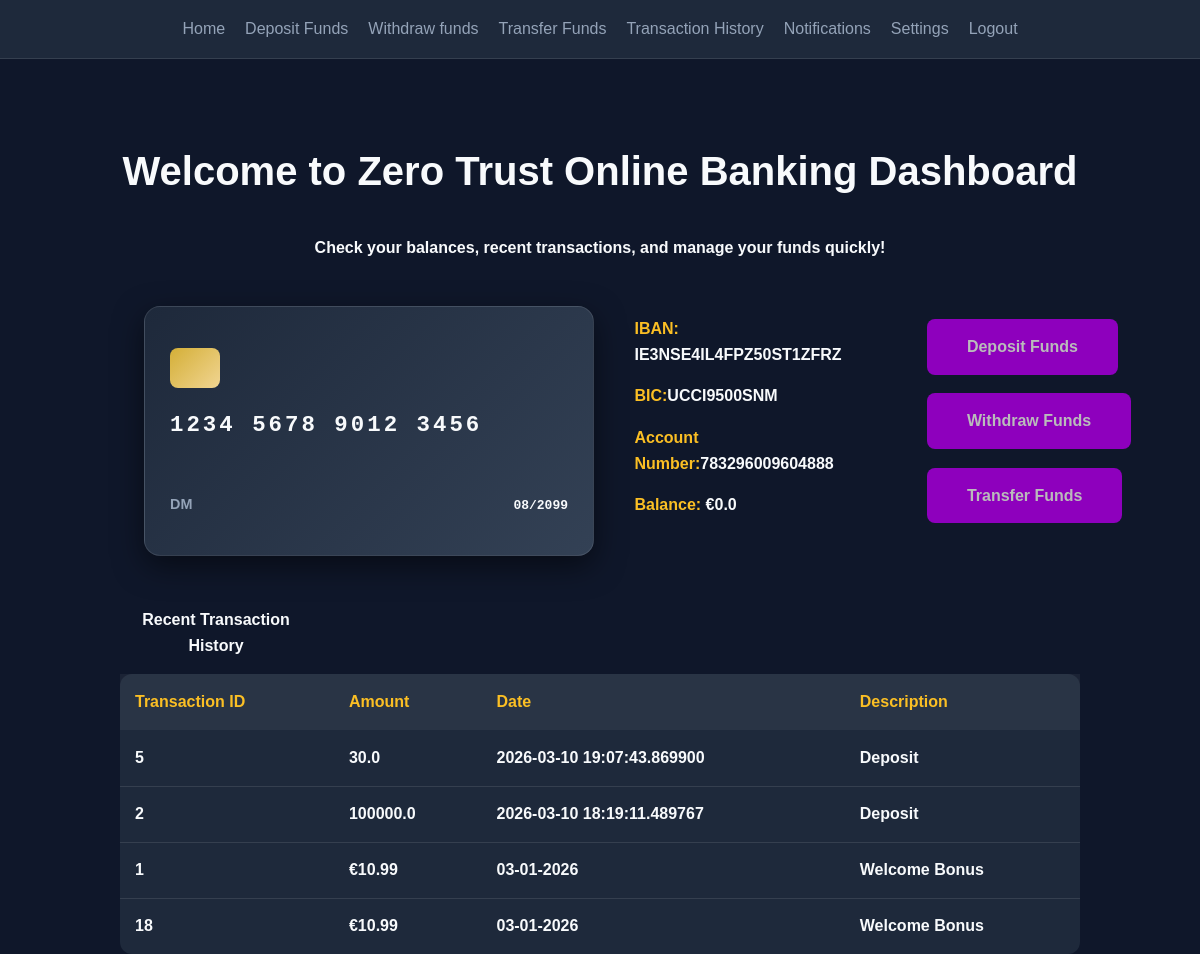
The app's page /dashboard (signed in) with its own data.
### tables this page shows
CREATE TABLE accounts
(
    user_id TEXT PRIMARY KEY,
    password TEXT NOT NULL,
    role TEXT NOT NULL DEFAULT 'user',
    iban TEXT UNIQUE,
    bic TEXT UNIQUE,
    account_number INTEGER UNIQUE,
    balance REAL NOT NULL DEFAULT 0,
    status TEXT NOT NULL DEFAULT 'active'
);

CREATE TABLE transactions
(
    id INTEGER PRIMARY KEY AUTOINCREMENT,
    user_id TEXT NOT NULL,
    amount REAL NOT NULL,
    date TEXT NOT NULL,
    description TEXT NOT NULL,
    FOREIGN KEY (user_id) REFERENCES accounts(user_id)
);

### app.py (the view)
@app.route("/dashboard")
def dashboard():
    db = get_db()
    if "user_id" not in session:
        return redirect(url_for("home"))
    card = db.execute(
        """SELECT user_id, iban, bic, account_number, balance FROM accounts
            WHERE user_id = ?;""",
            (session["user_id"],) ).fetchone()
    transactions = db.execute("""
                              SELECT id, amount, date, description
                              FROM transactions
                              WHERE user_id = ?
                              ORDER BY date DESC
                              LIMIT 4;""", (session["user_id"],) ).fetchall()
    return render_template("dashboard.html", transactions=transactions,
                           card_name=card["user_id"], title="Dashboard",
                           iban=card["iban"], bic=card["bic"], account_number=card["account_number"],
                           balance=card["balance"])

### database.py (called while the page is built)
def get_db():
    if "db" not in g:
        g.db = sqlite3.connect(DATABASE,
            detect_types=sqlite3.PARSE_DECLTYPES
        )
        g.db.row_factory = sqlite3.Row
    return g.db

### templates/dashboard.html (shortened to what this page needs)
{% extends "base.html" %}
{% block main_content %}
<header>
    <nav>
        <a href="{{ url_for('dashboard') }}">Home</a>
        <a href="{{ url_for('deposit') }}">Deposit Funds</a>
        <a href="{{ url_for('withdraw') }}">Withdraw funds</a>
        <a href="{{ url_for('transfer_funds') }}">Transfer Funds</a>
        <a href="{{ url_for('transaction_history') }}">Transaction History</a>
        <a href="{{ url_for('notifications') }}">Notifications</a>
        <a href="{{ url_for('user_settings') }}">Settings</a>
        <a href="{{ url_for('logout') }}">Logout</a>
    </nav>
</header>
<main>
    <h1>Welcome to Zero Trust Online Banking Dashboard</h1>
    <p>Check your balances, recent transactions, and manage your funds quickly!</p>
    <section id="bank-card">
        <header id="chip"></header>
        <p id="card-number">1234 5678 9012 3456</p>
        <p id="card-holder">{{ card_name | upper }}</p>
        <p id="expiry">08/2099</p>
    </section>
    <section id="card-info">
        <p><strong>IBAN:</strong> {{ iban }}</p>
        <p><strong>BIC:</strong>{{ bic }}</p>
        <p><strong>Account Number:</strong>{{ account_number }}</p>
        <p><strong>Balance: </strong>€{{ balance }}</p>
    </section>
    <section>
        <h3><a href="{{ url_for('deposit') }}">Deposit Funds</a></h3>
        <h3><a href="{{ url_for('withdraw') }}">Withdraw Funds</a></h3>
        <h3><a href="{{ url_for('transfer_funds') }}">Transfer Funds</a></h3>
    </section>
    <table>
        <caption>Recent Transaction History</caption>
        <tr>
            <th>Transaction ID</th>
            <th>Amount</th>
            <th>Date</th>
            <th>Description</th>
        </tr>
        {% for t in transactions %}
        <tr>
            <td>{{ t.id }}</td>
            <td>{{ t.amount }}</td>
            <td>{{ t.date }}</td>
            <td>{{ t.description }}</td>
        </tr>
        <tr>
            {% else %}
            <td colspan="4">No Transaction data found</td>
        </tr>
        {% endfor %}
    </table>
</main>
{% endblock %}

### static/styles.css (style rules this page uses)
html { --bg-color: #0f172a; --card-bg: #1e293b; --accent-gold: #fbbf24; --text-primary: #f8fafc; --text-secondary: #94a3b8; --glass: rgba(255, 255, 255, 0.1); --border: rgba(255, 255, 255, 0.1); }
body { background-color: var(--bg-color); color: var(--text-primary); font-family: sans-serif; font-weight: bold; margin: 0; line-height: 1.6; }
nav { background: #1e293b; padding: 1rem; display: flex; justify-content: center; gap: 20px; border-bottom: 1px solid var(--border); }
nav a { color: var(--text-secondary); text-decoration: none; font-weight: 500; transition: color 0.3s; }
h1, h1 + p { margin-top: 2em; text-align: center; font-weight: bold; }
h1 + p { font-size: 1em; }
h1 { font-size: 2.5rem; margin-bottom: 1.5rem; }
h3 a { display: inline-block; color: #babbbb; background: rgb(142, 0, 189); padding: 15px 40px; border-radius: 8px; text-decoration: none; font-size: 1rem; margin-right: 10px; }
table { width: 80%; border-collapse: collapse; margin-top: 5px; background: var(--card-bg); border-radius: 12px; overflow: hidden; margin-left: auto; margin-right: auto; }
caption { font-weight: bold; padding: 1em; margin-right: 80%; }
th { background: rgba(255, 255, 255, 0.05); text-align: left; padding: 15px; color: var(--accent-gold); }
td { padding: 15px; border-bottom: 1px solid var(--border); }
strong { color: var(--accent-gold); }
section { display: inline-block; vertical-align: top; align-items: center; width: 20%; margin: 2%; box-sizing: border-box; }
#bank-card { background: linear-gradient(135deg, #1e293b 0%, #334155 100%); width: 450px; height: 250px; border-radius: 16px; padding: 25px; position: relative; box-shadow: 0 10px 30px rgba(0,0,0,0.5); margin: 30px 0; margin-left: 12%; margin-right: 1%; border: 1px solid var(--border); }
#chip { width: 50px; height: 40px; background: linear-gradient(135deg, #d4af37, #f1d592); border-radius: 8px; margin-bottom: 20px; }
#card-number { font-size: 1.4rem; letter-spacing: 3px; font-family: monospace; margin: 10px 0; }
#card-holder { position: absolute; bottom: 25px; left: 25px; text-transform: uppercase; font-size: 0.9rem; color: var(--text-secondary); }
#expiry { position: absolute; bottom: 25px; right: 25px; font-family: monospace; }
#card-info { font-weight: bold; }

### records on screen
accounts: user_id "DM", iban "IE3NSE4IL4FPZ50ST1ZFRZ", bic "UCCI9500SNM", account_number "783296009604888", balance "0.0"
transactions: id "5", amount "30.0", date "2026-03-10 19:07:43.869900", description "Deposit"
transactions: id "2", amount "100000.0", date "2026-03-10 18:19:11.489767", description "Deposit"
transactions: id "1", amount "€10.99", date "03-01-2026", description "Welcome Bonus"
transactions: id "18", amount "€10.99", date "03-01-2026", description "Welcome Bonus"
